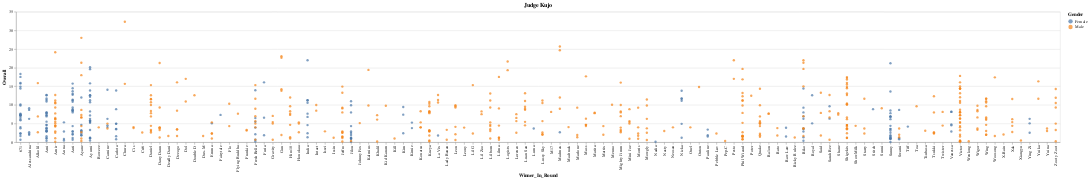

Here is the notebook cell this chart was saved with:
### Code cell
enter_judge_to_gendereverything(judge_df_cp)

### Figure 1 — Vega-Lite specification as saved in the notebook (floating-point values rounded to 4 significant figures; data arrays with more than 128 entries replaced by an {"elided": "..."} marker saying what was removed)
{"config": {"view": {"continuousWidth": 400, "continuousHeight": 300}}, "data": {"name": "data-2c44fc0d27632d23b6576944610a36c4"}, "mark": "circle", "encoding": {"color": {"field": "Gender", "type": "nominal"}, "x": {"field": "Winner_In_Round", "type": "nominal"}, "y": {"field": "Overall", "type": "quantitative"}}, "title": {"text": "Judge Kujo", "anchor": "middle"}, "$schema": "https://vega.github.io/schema/vega-lite/v4.17.0.json", "datasets": {"data-2c44fc0d27632d23b6576944610a36c4": {"elided": "636 records"}}}
